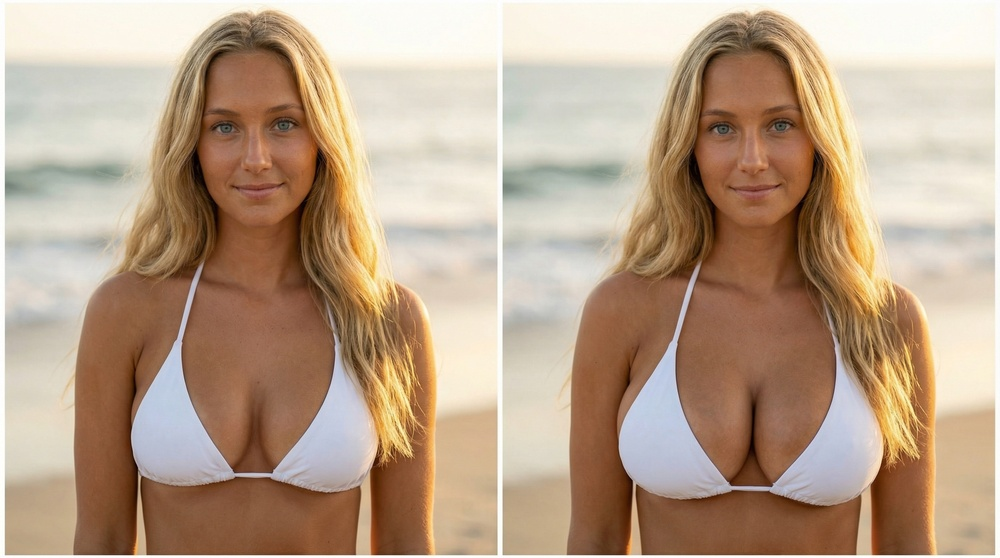
#> input picture test_generated_images/bailey_upper_body_grid.jpg, 1000 x 558 px, shrunk from 2752 x 1536 before the run
$ python crop_bailey_upper.py
#> lines starting #> are read from the running program, lines starting #| are printed output that depends on the picture
#!/usr/bin/env python3
"""
Crop left panel from Bailey upper body grid
"""

from PIL import Image

# Load grid
grid = Image.open("bailey_upper_body_grid.jpg")
#> grid is the input picture: PIL image 1000x558 RGB; mean R, G, B 186.3, 162, 139.2
width, height = grid.size
#> width = 1000; height = 558

# Crop left half (panel 1)
left_panel = grid.crop((0, 0, width//2, height))
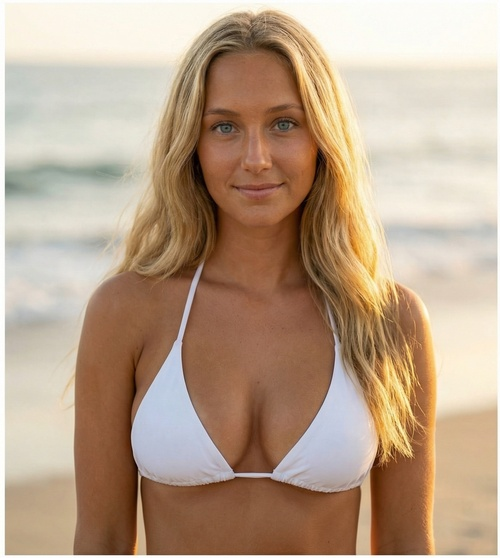
#> left_panel: PIL image 500x558 RGB; mean R, G, B 186.1, 161.8, 139
left_panel.save("bailey_upper_body_final.jpg", quality=95)

print("✓ Cropped left panel: bailey_upper_body_final.jpg")

$ run again, with test_generated_images/bailey_back_view_grid.jpg copied over test_generated_images/bailey_upper_body_grid.jpg
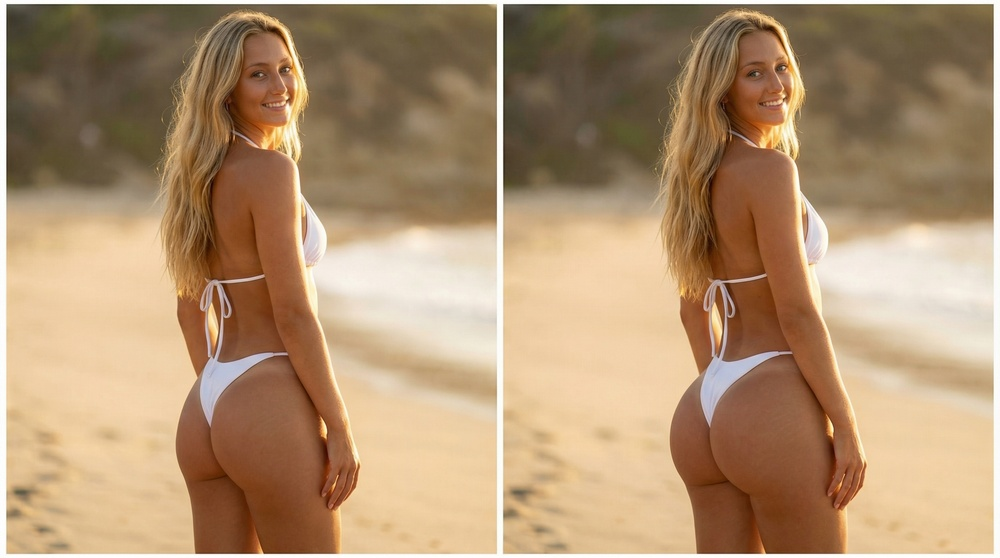
#> input picture test_generated_images/bailey_back_view_grid.jpg, 1000 x 558 px, shrunk from 2752 x 1536 before the run
#> grid is the input picture: PIL image 1000x558 RGB; mean R, G, B 175.5, 146, 113.6
#> `left_panel = grid.crop((0, 0, width//2, height))`:
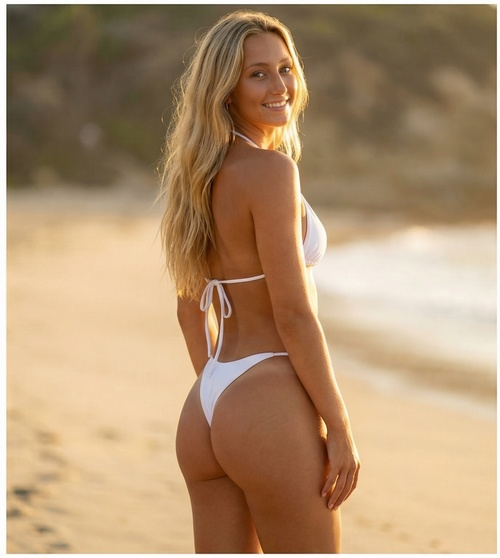
#> left_panel: PIL image 500x558 RGB; mean R, G, B 175.9, 146.5, 113.9

$ run again, with test_generated_images/bailey_upper_body.jpg copied over test_generated_images/bailey_upper_body_grid.jpg
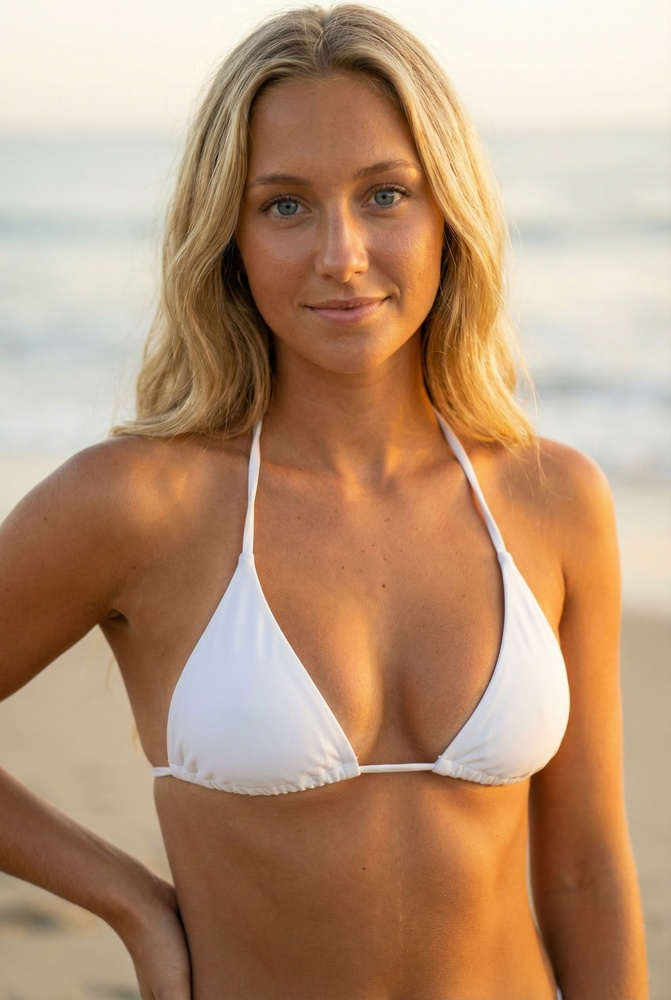
#> input picture test_generated_images/bailey_upper_body.jpg, 671 x 1000 px, shrunk from 1696 x 2528 before the run
#> grid is the input picture: PIL image 671x1000 RGB; mean R, G, B 183.3, 149, 120.7
#> `left_panel = grid.crop((0, 0, width//2, height))`:
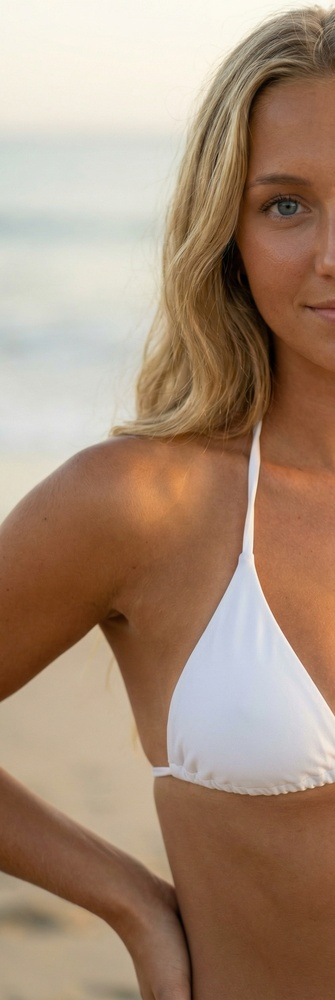
#> left_panel: PIL image 335x1000 RGB; mean R, G, B 166.9, 140.3, 119
